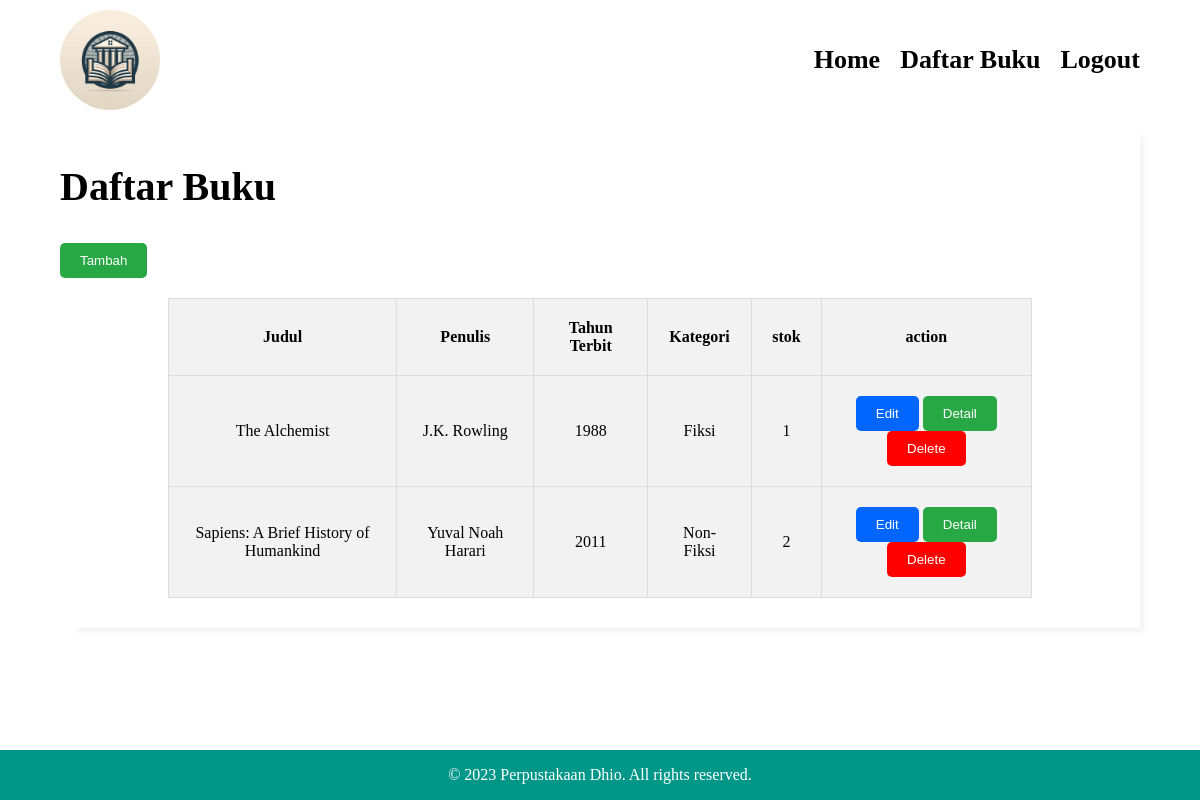
Screenshot of /buku.php (signed in) with the database file from the repository.
### tables this page shows
CREATE TABLE `buku` (
  `id` int(11) NOT NULL,
  `judul` varchar(255) NOT NULL,
  `penulis` varchar(255) NOT NULL,
  `tahun_terbit` int(11) NOT NULL,
  `stok` int(11) DEFAULT NULL,
  `kategori` varchar(50) DEFAULT NULL,
  `sinopsis` text DEFAULT NULL
);

### buku.php (the view, shortened to what this page needs)
<?php
include 'database.php';
$buku = mysqli_query($db,"SELECT * FROM buku ORDER BY id ASC");
?>
<!DOCTYPE html>
<html lang="en">
<head>
    <link rel="stylesheet" href="css/style.css">
</head>
<body>
    <header>
        <div class="container header">
            <div class="logo">
                <img src="img/logo.jpg" alt="ini logo">
            </div>
            <nav>
                <ul>
                    <li>
                        <a href="index.php">Home</a>
                    </li>
                    <li>
                        <a href="buku.php">Daftar Buku</a>
                    </li>
                    <li>
                        <a href="logout.php">Logout</a>
                    </li>
                </ul>
            </nav>
        </div>
    </header>
    <section class="container">
        <div class="cont">
            <h1>Daftar Buku</h1>
            <a href="tambah.php"><input class="btn_green" type="button" value="Tambah"></a>
            <table class="daftar_buku">
                <tr>
                    <th>Judul</th>
                    <th>Penulis</th>
                    <th>Tahun Terbit</th>
                    <th>Kategori</th>
                    <th>stok</th>
                    <th>action</th>
                </tr>
                <?php foreach ($buku as $value): ?>
                <tr>
                    <td><?php echo $value['judul'] ?></td>
                    <td><?php echo $value['penulis'] ?></td>
                    <td><?php echo $value['tahun_terbit'] ?></td>
                    <td><?php echo $value['kategori'] ?></td>
                    <td><?php echo $value['stok'] ?></td>
                    <td>
                        <a href="ubah.php?id=<?php echo $value['id'] ?>"><input class="btn_blue" type="button" value="Edit"></a>
                        <a href="lihat.php?id=<?php echo $value['id'] ?>"><input class="btn_green" type="button" value="Detail"></a>
                        <a href="delete.php?id=<?php echo $value['id'] ?>"><input class="btn_red" type="button" value="Delete"></a>
                    </td>
                </tr>
                <?php endforeach; ?>
            </table>
        </div>
    </section>
    <footer>
        <div class="container">
            &copy; 2023 Perpustakaan Dhio. All rights reserved.
        </div>
    </footer>
</body>
</html>

### css/style.css (style rules this page uses)
body { font-family: poppins; margin: 0; }
.header { height: 100px; padding: 10px 0; display: flex; flex-flow: column wrap; align-content: space-between; }
.container { width: 90%; margin: 0 auto; max-width: 1450px; }
.logo img { width: 100px; border-radius: 50%; -webkit-border-radius: 50%; -moz-border-radius: 50%; -ms-border-radius: 50%; -o-border-radius: 50%; }
nav { margin: auto; }
nav ul { padding: 0; margin: 0; display: flex; list-style: none; }
nav ul li { margin-left: 20px; font-size: 26px; display: inline-block; overflow-x: hidden; font-weight: bold; }
nav ul li a { text-decoration: none; color: #000; }
.cont { width: 100%; padding: 10px 0; box-shadow: 10px 10px 5px -6px rgba(0,0,0,0.05); }
.cont h1 { font-size: 40px; }
.btn_green { text-decoration: none; display: inline-block; padding: 10px 20px; color: #fff; background-color: #28a745; border: none; border-radius: 5px; -webkit-border-radius: 5px; -moz-border-radius: 5px; -ms-border-radius: 5px; -o-border-radius: 5px; }
.btn_blue { text-decoration: none; display: inline-block; padding: 10px 20px; color: #fff; background-color: rgb(0, 102, 255); border: none; border-radius: 5px; -webkit-border-radius: 5px; -moz-border-radius: 5px; -ms-border-radius: 5px; -o-border-radius: 5px; }
.btn_red { text-decoration: none; display: inline-block; padding: 10px 20px; color: #fff; background-color: red; border: none; border-radius: 5px; -webkit-border-radius: 5px; -moz-border-radius: 5px; -ms-border-radius: 5px; -o-border-radius: 5px; }
.daftar_buku { border-collapse: collapse; width: 80%; margin: 20px auto; }
.daftar_buku th, .daftar_buku td { border: 1px solid #ddd; padding: 20px; text-align: center; background-color: #f2f2f2; }
footer { background-color: #009688; color: #fff; text-align: center; padding: 1em 0; position: fixed; bottom: 0; width: 100%; }

### rows the page displays
buku: judul "The Alchemist", penulis "J.K. Rowling", tahun_terbit "1988", kategori "Fiksi", stok "1"
buku: judul "Sapiens: A Brief History of Humankind", penulis "Yuval Noah Harari", tahun_terbit "2011", kategori "Non-Fiksi", stok "2"
